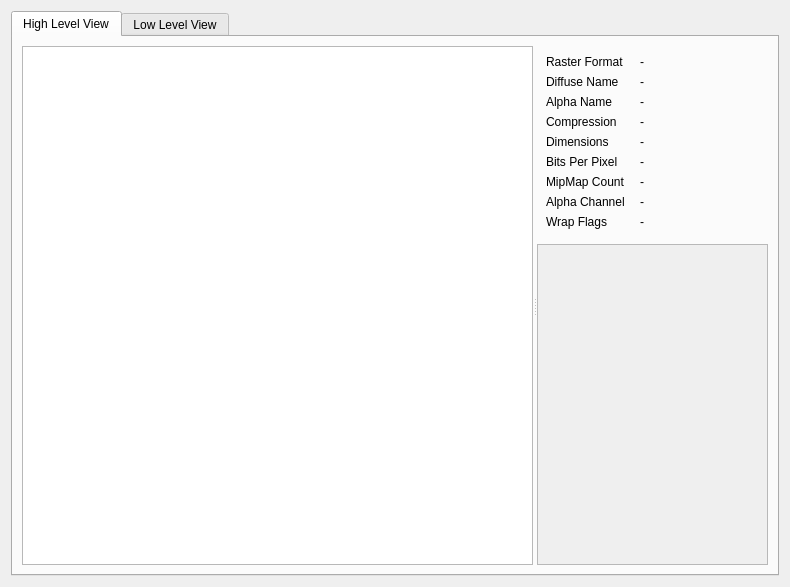
<?xml version="1.0" encoding="UTF-8"?>
<ui version="4.0">
 <class>TXDWidget</class>
 <widget class="QWidget" name="TXDWidget">
  <property name="geometry">
   <rect>
    <x>0</x>
    <y>0</y>
    <width>790</width>
    <height>587</height>
   </rect>
  </property>
  <property name="windowTitle">
   <string notr="true">XXX</string>
  </property>
  <layout class="QVBoxLayout" name="verticalLayout">
   <item>
    <widget class="QTabWidget" name="tabWidget">
     <property name="sizePolicy">
      <sizepolicy hsizetype="Expanding" vsizetype="Expanding">
       <horstretch>0</horstretch>
       <verstretch>1</verstretch>
      </sizepolicy>
     </property>
     <property name="currentIndex">
      <number>0</number>
     </property>
     <widget class="QWidget" name="hlWidget">
      <attribute name="title">
       <string>High Level View</string>
      </attribute>
      <layout class="QVBoxLayout" name="verticalLayout_2">
       <item>
        <widget class="QSplitter" name="mainSplitter">
         <property name="orientation">
          <enum>Qt::Horizontal</enum>
         </property>
         <widget class="QListWidget" name="textureList">
          <property name="contextMenuPolicy">
           <enum>Qt::CustomContextMenu</enum>
          </property>
          <property name="selectionMode">
           <enum>QAbstractItemView::ExtendedSelection</enum>
          </property>
         </widget>
         <widget class="QWidget" name="displayWidget" native="true">
          <layout class="QVBoxLayout" name="verticalLayout_3">
           <item>
            <widget class="QWidget" name="infoWidget" native="true">
             <layout class="QFormLayout" name="formLayout_2">
              <property name="fieldGrowthPolicy">
               <enum>QFormLayout::ExpandingFieldsGrow</enum>
              </property>
              <property name="horizontalSpacing">
               <number>15</number>
              </property>
              <item row="0" column="0">
               <widget class="QLabel" name="label_2">
                <property name="text">
                 <string>Raster Format</string>
                </property>
               </widget>
              </item>
              <item row="0" column="1">
               <widget class="QLabel" name="formatLabel">
                <property name="text">
                 <string notr="true">-</string>
                </property>
               </widget>
              </item>
              <item row="1" column="0">
               <widget class="QLabel" name="label_4">
                <property name="text">
                 <string>Diffuse Name</string>
                </property>
               </widget>
              </item>
              <item row="1" column="1">
               <widget class="QLabel" name="diffuseNameField">
                <property name="text">
                 <string notr="true">-</string>
                </property>
               </widget>
              </item>
              <item row="2" column="0">
               <widget class="QLabel" name="label_6">
                <property name="text">
                 <string>Alpha Name</string>
                </property>
               </widget>
              </item>
              <item row="2" column="1">
               <widget class="QLabel" name="alphaNameField">
                <property name="text">
                 <string notr="true">-</string>
                </property>
               </widget>
              </item>
              <item row="3" column="0">
               <widget class="QLabel" name="label_8">
                <property name="text">
                 <string>Compression</string>
                </property>
               </widget>
              </item>
              <item row="3" column="1">
               <widget class="QLabel" name="compressionField">
                <property name="text">
                 <string notr="true">-</string>
                </property>
               </widget>
              </item>
              <item row="4" column="0">
               <widget class="QLabel" name="label_10">
                <property name="text">
                 <string>Dimensions</string>
                </property>
               </widget>
              </item>
              <item row="4" column="1">
               <widget class="QLabel" name="dimensionsField">
                <property name="text">
                 <string notr="true">-</string>
                </property>
               </widget>
              </item>
              <item row="5" column="0">
               <widget class="QLabel" name="label_12">
                <property name="text">
                 <string>Bits Per Pixel</string>
                </property>
               </widget>
              </item>
              <item row="5" column="1">
               <widget class="QLabel" name="bppField">
                <property name="text">
                 <string notr="true">-</string>
                </property>
               </widget>
              </item>
              <item row="6" column="0">
               <widget class="QLabel" name="label_14">
                <property name="text">
                 <string>MipMap Count</string>
                </property>
               </widget>
              </item>
              <item row="6" column="1">
               <widget class="QLabel" name="mipmapCountField">
                <property name="text">
                 <string notr="true">-</string>
                </property>
               </widget>
              </item>
              <item row="7" column="0">
               <widget class="QLabel" name="label_16">
                <property name="text">
                 <string>Alpha Channel</string>
                </property>
               </widget>
              </item>
              <item row="7" column="1">
               <widget class="QLabel" name="alphaField">
                <property name="text">
                 <string notr="true">-</string>
                </property>
               </widget>
              </item>
              <item row="8" column="0">
               <widget class="QLabel" name="label">
                <property name="text">
                 <string>Wrap Flags</string>
                </property>
               </widget>
              </item>
              <item row="8" column="1">
               <widget class="QLabel" name="wrapFlagsLabel">
                <property name="text">
                 <string notr="true">-</string>
                </property>
               </widget>
              </item>
             </layout>
            </widget>
           </item>
           <item>
            <widget class="QScrollArea" name="renderArea">
             <property name="sizePolicy">
              <sizepolicy hsizetype="Expanding" vsizetype="Expanding">
               <horstretch>0</horstretch>
               <verstretch>1</verstretch>
              </sizepolicy>
             </property>
             <property name="mouseTracking">
              <bool>false</bool>
             </property>
             <property name="frameShadow">
              <enum>QFrame::Sunken</enum>
             </property>
             <property name="widgetResizable">
              <bool>true</bool>
             </property>
             <widget class="QWidget" name="scrollAreaWidgetContents_2">
              <property name="geometry">
               <rect>
                <x>0</x>
                <y>0</y>
                <width>240</width>
                <height>328</height>
               </rect>
              </property>
              <property name="mouseTracking">
               <bool>true</bool>
              </property>
              <layout class="QHBoxLayout" name="horizontalLayout_2">
               <item>
                <widget class="TextureDisplayer" name="displayLabel">
                 <property name="text">
                  <string notr="true"/>
                 </property>
                 <property name="alignment">
                  <set>Qt::AlignLeading|Qt::AlignLeft|Qt::AlignTop</set>
                 </property>
                </widget>
               </item>
              </layout>
             </widget>
            </widget>
           </item>
          </layout>
         </widget>
        </widget>
       </item>
      </layout>
     </widget>
     <widget class="QWidget" name="llWidget">
      <attribute name="title">
       <string>Low Level View</string>
      </attribute>
      <layout class="QVBoxLayout" name="verticalLayout_4">
       <item>
        <widget class="RWBSWidget" name="rwbsWidget" native="true"/>
       </item>
      </layout>
     </widget>
    </widget>
   </item>
  </layout>
 </widget>
 <customwidgets>
  <customwidget>
   <class>RWBSWidget</class>
   <extends>QWidget</extends>
   <header location="global">RWBSWidget.h</header>
   <container>1</container>
  </customwidget>
  <customwidget>
   <class>TextureDisplayer</class>
   <extends>QLabel</extends>
   <header location="global">TextureDisplayer.h</header>
  </customwidget>
 </customwidgets>
 <resources/>
 <connections/>
</ui>
